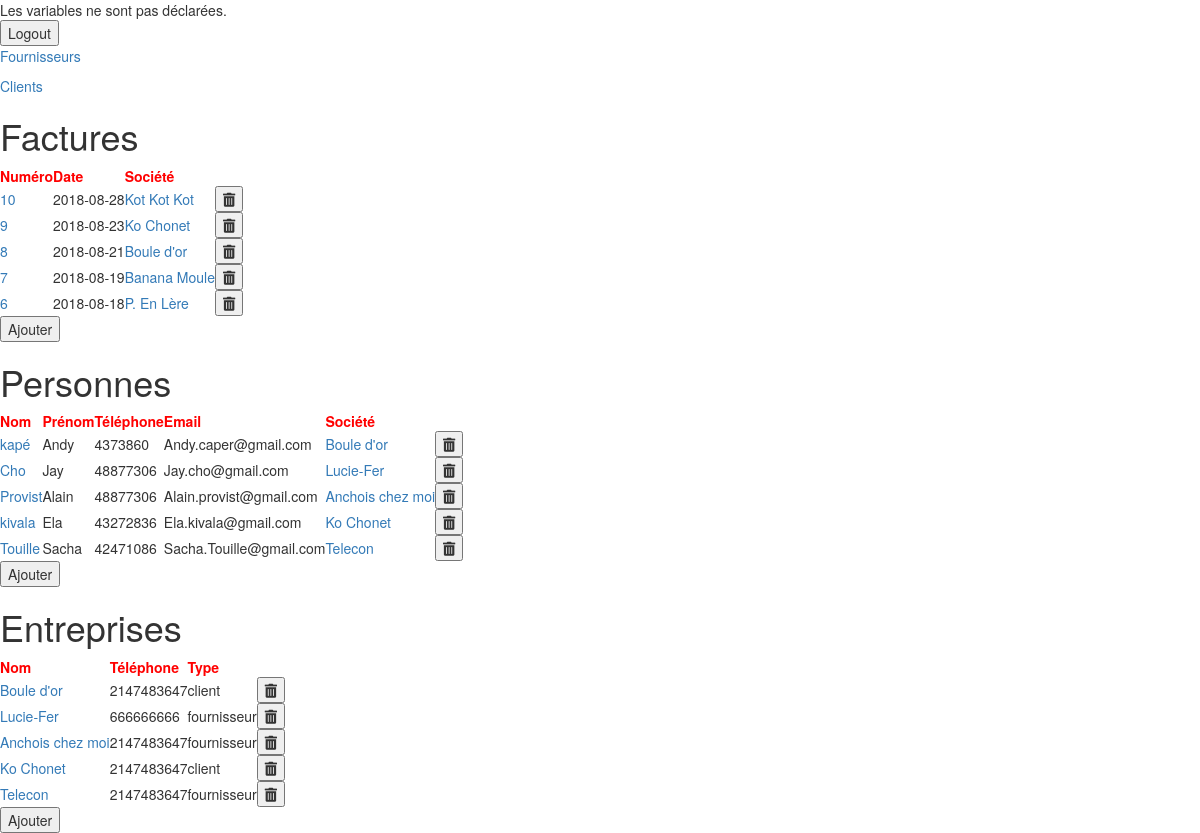
Before: / with the older database file.
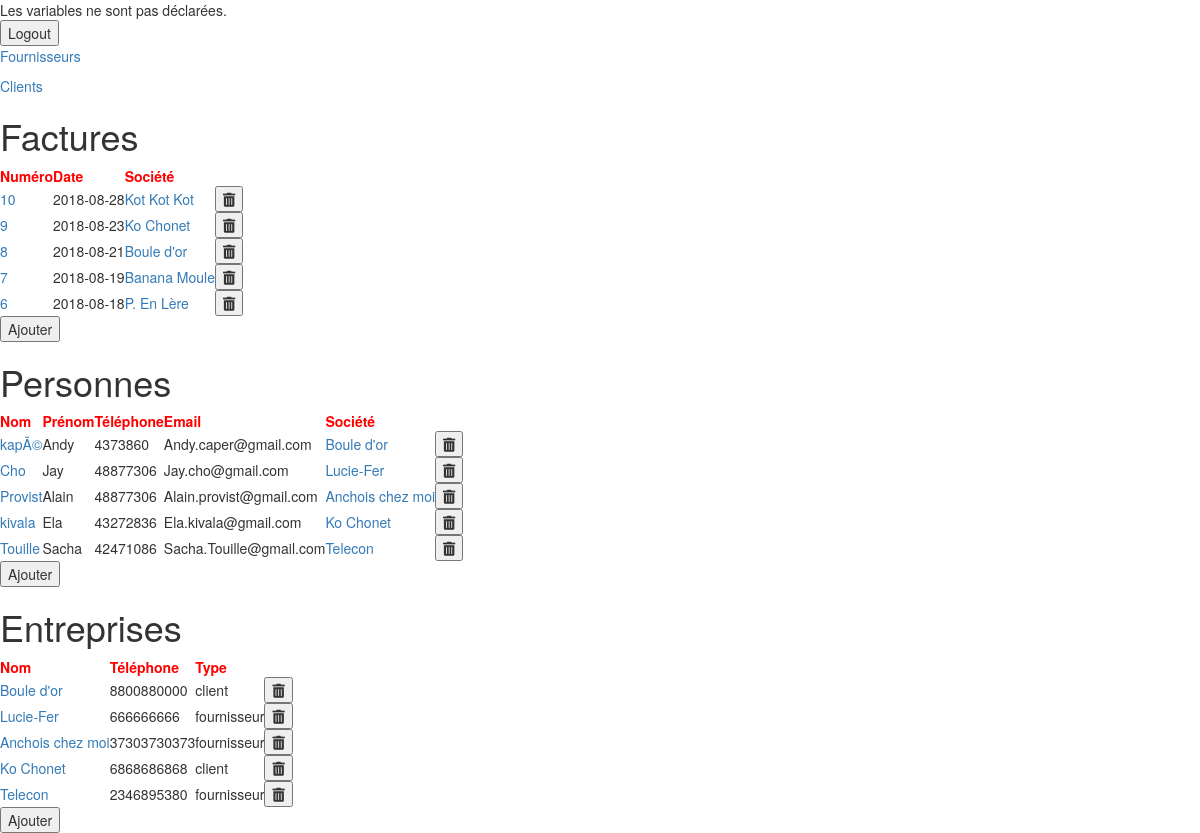
After: the same page with the newer database file.
### tables this page shows
CREATE TABLE IF NOT EXISTS `annuaire` (
  `idannuaire` int(10) UNSIGNED NOT NULL AUTO_INCREMENT,
  `nom` varchar(45) NOT NULL,
  `prenom` varchar(45) NOT NULL,
  `telephone` int(11) NOT NULL,
  `email` varchar(45) NOT NULL,
  PRIMARY KEY (`idannuaire`)
);

CREATE TABLE IF NOT EXISTS `societes` (
  `idsocietes` int(10) UNSIGNED NOT NULL AUTO_INCREMENT,
  `nom_societe` varchar(45) NOT NULL,
  `adresse` varchar(60) NOT NULL,
  `pays` varchar(45) NOT NULL,
  `telephone_societe` bigint(18) NOT NULL,
  `num_tva` bigint(18) UNSIGNED NOT NULL,
  `type_idtype` int(10) UNSIGNED NOT NULL,
  PRIMARY KEY (`idsocietes`),
  KEY `fk_societes_type1_idx` (`type_idtype`)
);

CREATE TABLE IF NOT EXISTS `type` (
  `idtype` int(10) UNSIGNED NOT NULL AUTO_INCREMENT,
  `type` varchar(45) NOT NULL,
  PRIMARY KEY (`idtype`)
);

### index.php (the view, shortened to what this page needs)
<?php
try {
    $bd = new PDO('mysql:host=localhost;dbname=id7012993_gocip;charset=utf8', 'id7012993_antoni', 'gocip');
    $resultat1 = $bd->query('SELECT *
        FROM facture
        JOIN societes ON facture.societes_idsocietes = societes.idsocietes
        ORDER BY date_facture DESC LIMIT 0,5');
    $resultat2 = $bd->query('SELECT *
        FROM annuaire
        JOIN societes ON annuaire.idannuaire = societes.idsocietes
        -- LEFT JOIN societes ON annuaire_has_societes.societes_idsocietes = societes.idsocietes
        -- LEFT JOIN annuaire ON annuaire.idannuaire = annuaire_has_societes.annuaire_idannuaire
        ORDER BY idannuaire DESC LIMIT 0,5');
    $resultat3 = $bd->query('SELECT *
        FROM societes JOIN type ON societes.type_idtype = type.idtype
        ORDER BY idsocietes DESC LIMIT 0,5');
} catch (Exception $e) {
    die('Erreur : '.$e->getMessage());
}
?>
<!DOCTYPE html>
<html>
  <head>
    <link rel="stylesheet" href="https://maxcdn.bootstrapcdn.com/bootstrap/3.3.7/css/bootstrap.min.css">
    <link rel="stylesheet" href="https://use.fontawesome.com/releases/v5.0.13/css/all.css">
    <link rel="stylesheet" type="text/css" href="assets/CSS/style.css">
  </head>
<body>
    <?php include "./partials/check_login.php" ?>
  <p><a href="./partials/fournisseur.php">Fournisseurs</a></p>
  <p><a href="./partials/client.php">Clients</a></p>
    <h1>Factures</h1>
    <table>
          <th>Numéro</th>
          <th>Date</th>
          <th>Société</th>
        <?php while ($donnees1= $resultat1 ->fetch()) {
     ?>
    <tr>
      <td><a href="./partials/updatefacture.php?id=<?= $donnees1['idfacture']; ?>"><?= $donnees1['numero']; ?></a></td>
      <td><?= $donnees1['date_facture']; ?></td>
      <td><a href="./partials/updatesociete.php?id=<?= $donnees1['idsocietes']; ?>"><?= $donnees1['nom_societe']; ?></a></td>
      <td> <button type="submit" name="supprimer" onclick="deletefacture(<?= $donnees1['idfacture']; ?>)" ><i class="fas fa-trash-alt"></i></button> </td>
    </tr>
      <?php
 } ?>
    </table>
    <input type="submit" name="ajouter" value="Ajouter" onclick="ajouterfacture()">
    <h1>Personnes</h1>
    <table>
          <th>Nom</th>
          <th>Prénom</th>
          <th>Téléphone</th>
          <th>Email</th>
          <th>Société</th>
        <?php while ($donnees2= $resultat2 ->fetch()) {
     ?>
          <tr>
            <td><a href="./partials/update_client.php?id=<?= $donnees2['idannuaire']; ?>"><?= $donnees2['nom']; ?></a></td>
            <td><?= $donnees2['prenom']; ?></td>
            <td><?= $donnees2['telephone']; ?></td>
            <td><?= $donnees2['email']; ?></td>
            <td><a href="./partials/updatesociete.php?id=<?= $donnees2['idsocietes']; ?>"><?= $donnees2['nom_societe']; ?></a> <a href="partials/annuaire.php">  </a> </td>
            <td> <button type="submit" name="supprimer" onclick="deleteannuaire(<?= $donnees2['idannuaire']; ?>)" ><i class="fas fa-trash-alt"></i></button> </td>
          </tr>
      <?php
 } ?>
    </table>
    <input type="submit" name="ajouter" value="Ajouter" onclick="ajouterannuaire()">
    <h1>Entreprises</h1>
    <table>
          <th>Nom</th>
          <th>Téléphone</th>
          <th>Type</th>
        <?php while ($donnees3= $resultat3 ->fetch()) {
     ?>
          <tr>
            <td><a href="./partials/updatesociete.php?id=<?= $donnees3['idsocietes']; ?>"><?= $donnees3['nom_societe']; ?></a></td>
            <td><?= $donnees3['telephone_societe']; ?></td>
            <td><?= $donnees3['type']; ?></td>
            <td> <button type="submit" name="supprimer" onclick="deletesociete(<?= $donnees3['idsocietes']; ?>)" ><i class="fas fa-trash-alt"></i></button> </td>
          </tr>
      <?php
 } ?>
    </table>
    <input type="submit" name="ajouter" value="Ajouter" onclick="ajoutersociete()">
  </body>
</html>

Changed rows visible on the page:
changed annuaire "Andy": nom "kapé" → "kapÃ©"
changed societes "Boule d'or": telephone_societe "2147483647" → "8800880000"
changed societes "Anchois chez moi": telephone_societe "2147483647" → "37303730373"
changed societes "Ko Chonet": telephone_societe "2147483647" → "6868686868"
changed societes "Telecon": telephone_societe "2147483647" → "2346895380"
